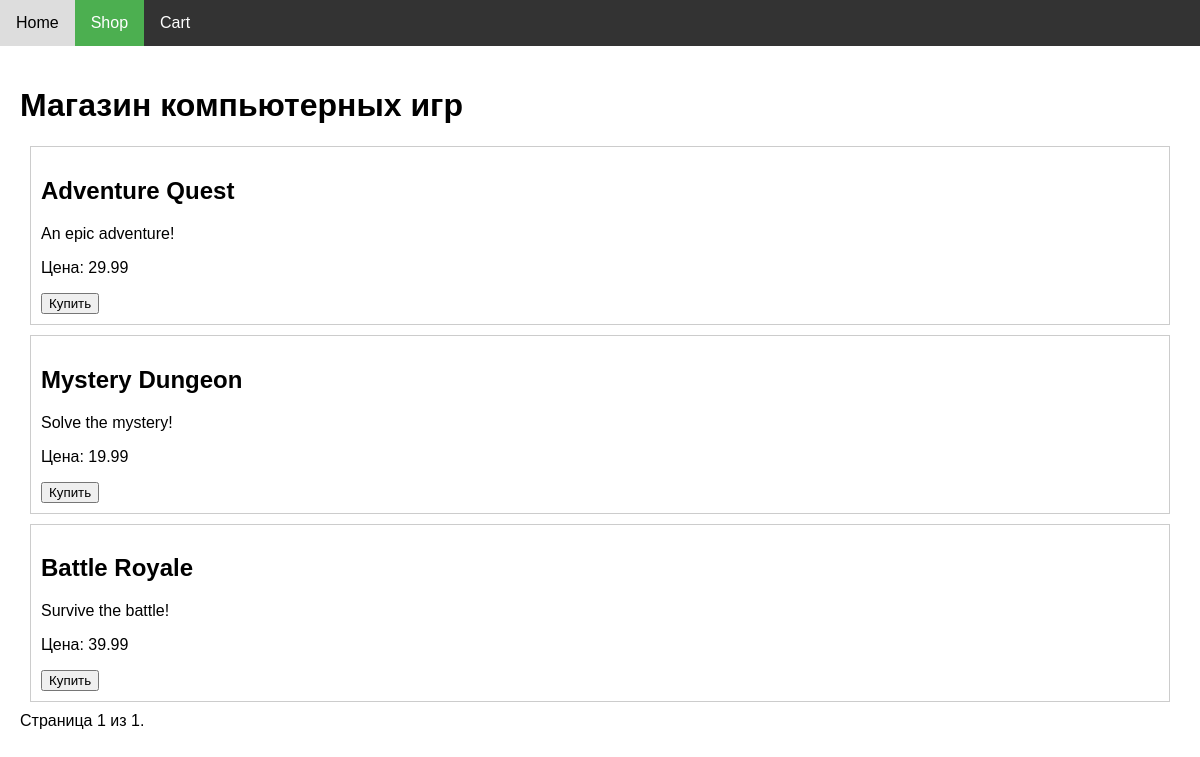
The app's page /shop/?page=2, older data.
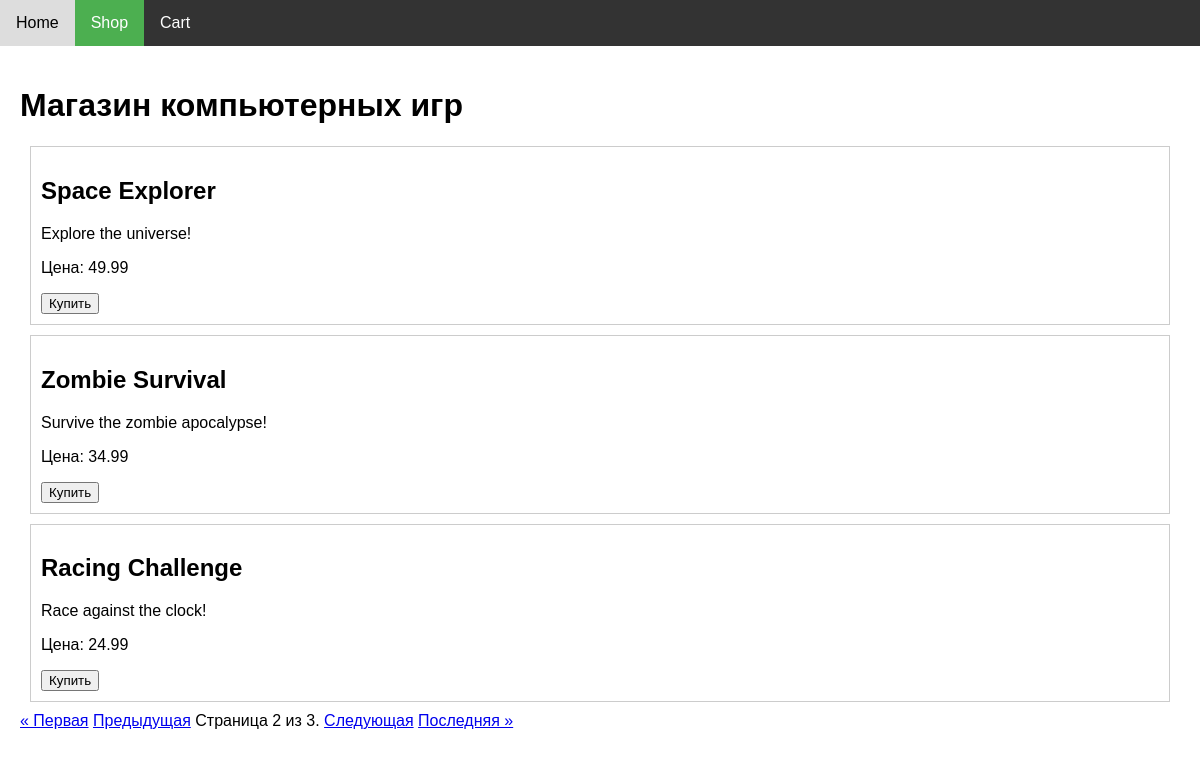
The same page, newer data.
### task1/models.py (models this page shows, shortened)
class Game(models.Model):
    title = models.CharField(max_length=255)  # Title of the game
    cost = models.DecimalField(max_digits=10, decimal_places=2)  # Cost of the game
    size = models.DecimalField(max_digits=10, decimal_places=2)  # Size of the game files
    description = models.TextField()  # Description of the game
    age_limited = models.BooleanField(default=False)  # Age restriction
    buyers = models.ManyToManyField(Buyer, related_name='games')  # Buyers who own the game

### task1/views.py (the view)
# urls.py: path('shop/', shop_view, name='shop'),
def shop_view(request):
    games = Game.objects.all()
    paginator = Paginator(games, 3)  # 3 games/page
    page_number = request.GET.get('page')
    page_obj = paginator.get_page(page_number)
    context = {'games': page_obj}
    return render(request, 'first_task/shop.html', context)

### task1/templates/first_task/shop.html (shortened to what this page needs)
{% extends 'first_task/base.html' %}
{% block content %}
<h1>Магазин компьютерных игр</h1>
<div id="game-list">
    {% for game in games %}
    <div class="game">
        <h2>{{ game.title }}</h2>
        <p>{{ game.description }}</p>
        <p>Цена: {{ game.cost }}</p>
        <button onclick="addToCart('{{ game.title }}', {{ game.cost }})">Купить</button>
    </div>
    {% empty %}
        <p>Нет доступных игр.</p>
    {% endfor %}
</div>
<div class="pagination">
    <span class="step-links">
        {% if games.has_previous %}
            <a href="?page=1">&laquo; Первая</a>
            <a href="?page={{ games.previous_page_number }}">Предыдущая</a>
        {% endif %}
        <span class="current">
            Страница {{ games.number }} из {{ games.paginator.num_pages }}.
        </span>
        {% if games.has_next %}
            <a href="?page={{ games.next_page_number }}">Следующая</a>
            <a href="?page={{ games.paginator.num_pages }}">Последняя &raquo;</a>
        {% endif %}
    </span>
</div>
{% endblock %}

Row changes from the older to the newer data that the page shows:
no longer on this page (row unchanged): Game: title "Adventure Quest", description "An epic adventure!", cost "29.99"
no longer on this page (row unchanged): Game: title "Mystery Dungeon", description "Solve the mystery!", cost "19.99"
no longer on this page (row unchanged): Game: title "Battle Royale", description "Survive the battle!", cost "39.99"
added Game: title "Space Explorer", description "Explore the universe!", cost "49.99"
added Game: title "Zombie Survival", description "Survive the zombie apocalypse!", cost "34.99"
added Game: title "Racing Challenge", description "Race against the clock!", cost "24.99"
Text that changed along with them:
{{ games.number }}: "1" → "2"
{{ games.paginator.num_pages }}: "1" → "3"
text now shown: "« Первая Предыдущая Следующая Последняя »"
